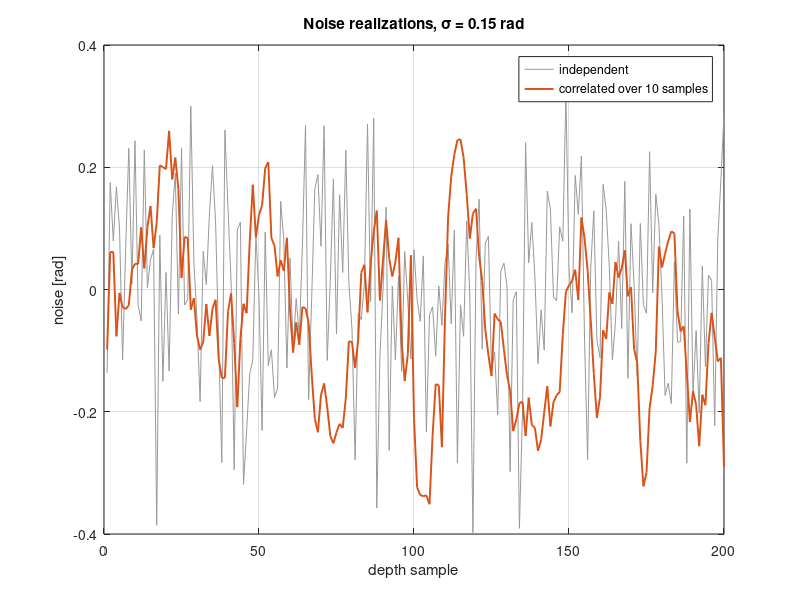

MATLAB code for this plot: (Note: this script raises an error after producing the figure.)
%% Lesson 3 - Generalized least squares: correlated noise
%
% Lessons 1 and 2 assumed each sample's noise is independent of its
% neighbours'. Coherence is estimated by averaging over a depth window,
% and neighbouring windows share samples, so their errors move together.
%
% The DATA COVARIANCE MATRIX C_d records the variance of each sample and
% the covariance of each pair. Weighted least squares is the case where
% C_d is diagonal.

clear; close all; rng(3);

%% 1. Correlated noise
% Draw independent noise and smooth it with a running average of L
% samples, as a multilook window does.
N     = 200;                          % depth samples
L     = 10;                           % samples per averaging window
sigma = 0.15;                         % phase noise per sample [rad]

white  = randn(N + L - 1, 1);
smooth = conv(white, ones(L,1)/sqrt(L), 'valid');     % running sum / sqrt(L)
% sqrt(L), not L, keeps each sample's sigma at 1: only the correlation
% differs from independent noise.
e_corr  = sigma * smooth;
e_indep = sigma * randn(N, 1);
[std(e_indep), std(e_corr)]           % the same size

figure('Name', 'Lesson 3a', 'Position', [100 100 900 320]);
plot(e_indep, 'Color', [0.6 0.6 0.6]); hold on;
plot(e_corr, 'LineWidth', 1.4);
xlabel('depth sample'); ylabel('noise [rad]'); grid on;
legend('independent', sprintf('correlated over %d samples', L));
title('Noise realizations, \sigma = 0.15 rad');

%% 2. The data covariance matrix C_d
% Diagonal: sigma^2. Off-diagonal: samples k apart share L-k of their L
% inputs, so their covariance is sigma^2 (1 - k/L), zero beyond k = L.
% toeplitz builds a matrix that depends only on |i-j|.
lag  = (0:N-1)';
rho  = max(0, 1 - lag/L);
C_d  = sigma^2 * toeplitz(rho);

C_d(1:6, 1:6) / sigma^2               % top corner, as correlations

% Check against simulation: each column of E is one noise realization.
Rsim = 20000;
E = sigma * conv2(randn(N + L - 1, Rsim), ones(L,1)/sqrt(L), 'valid');
C_emp = (E * E') / Rsim;
fprintf('formula vs simulated, lag 0..3: [%s] vs [%s]\n', ...
  sprintf('%.4f ', C_d(1,1:4)), sprintf('%.4f ', C_emp(50,50:53)));

%% 3. The problem: phase vs depth (lesson 2's model)
g = 0.3001;                          % rad/m per unit dlam
z = (1:N)' * 2;                      % 2 m spacing
m_true = [0.4; 0.05];                % [phi0; dlam]
G = [ones(N,1), g*z];

%% 4. Generalized least squares
% Lesson 2 had (G' W G) m = G' W d with W = 1/variance. For a full
% covariance, 1/variance becomes the inverse matrix:
%
%     (G' inv(C_d) G) m = G' inv(C_d) d,       C_M = inv(G' inv(C_d) G)
%
% With a diagonal C_d this is lesson 2. lscov(G, d, C_d) does it built in.

%% 5. Whitening
% chol gives a lower-triangular Lc with Lc*Lc' = C_d: the recipe that turns
% independent unit noise into this correlated noise. Lc\ undoes it.
Lc = chol(C_d, 'lower');
e_white = Lc \ e_corr;
fprintf('\nafter whitening: std %.2f (want 1), lag-1 correlation %.2f (want 0)\n', ...
  std(e_white), sum(e_white(1:end-1).*e_white(2:end))/sum(e_white.^2));

% Whiten G and d the same way, then ordinary least squares:
d = G*m_true + e_corr;
Gw = Lc \ G;
dw = Lc \ d;
m_gls   = Gw \ dw
m_lscov = lscov(G, d, C_d)                    % agrees
C_gls   = inv(Gw' * Gw);                      %#ok<MINV> = inv(G' inv(C_d) G)

%% 6. Three treatments, compared by Monte Carlo
% (a) IGNORE the correlation: diagonal C_d only
% (b) FULL GLS with the true C_d
% (c) INFLATE: keep a diagonal C_d but multiply each variance by L, the
%     number of correlated samples. This is what fabricGLS does through
%     opts.n_looks / n_indep_z instead of building an N x N matrix.
C_a = sigma^2 * inv(G'*G);                    %#ok<MINV> (a)'s claimed error bar
C_c = L * C_a;                                % (c)'s claimed error bar

R = 3000;
dl = zeros(R, 2);                             % columns: (a)=(c), (b)
Ecol = sigma * conv2(randn(N + L - 1, R), ones(L,1)/sqrt(L), 'valid');
for k = 1:R
  d_k = G*m_true + Ecol(:, k);
  ma = G \ d_k;                               % (a) and (c): same estimate
  mb = (Lc \ G) \ (Lc \ d_k);                 % (b)
  dl(k, :) = [ma(2), mb(2)];
end

rows = {'(a) ignore correlation', '(b) full GLS', '(c) inflate variance'};
meas = [std(dl(:,1)); std(dl(:,2)); std(dl(:,1))];
clm  = sqrt([C_a(2,2); C_gls(2,2); C_c(2,2)]);
disp(table(meas, clm, clm./meas, 'RowNames', rows, ...
  'VariableNames', {'measured_scatter', 'claimed_sigma', 'ratio'}))

%% 7. Plot
figure('Name', 'Lesson 3b', 'Position', [100 100 1100 380]);
subplot(1,2,1);
imagesc(C_d(1:40, 1:40) / sigma^2); axis image; colorbar;
xlabel('sample j'); ylabel('sample i');
title('C_d / \sigma^2 (first 40 samples)');

subplot(1,2,2);
b = bar([meas, clm]); grid on;
set(gca, 'XTickLabel', {'(a) ignore', '(b) full GLS', '(c) inflate'});
ylabel('\sigma of \Delta\lambda');
legend('measured', 'claimed', 'Location', 'northoutside', 'Orientation', 'horizontal');
title('\sigma of \Delta\lambda by method');

%% TAKEAWAYS
% - Correlated noise barely changes the estimate but, ignored, makes the
%   claimed sigma about sqrt(L) too small.
% - Full GLS: whiten with chol, then least squares.
% - Inflating a diagonal C_d gets the size of the error bar right without
%   an N x N matrix; fabricGLS does this.
% - fabricGLS once assumed that 4-channel synthesized azimuths were ~4
%   independent numbers; its test measured that inflation made the error
%   bars 2.4x too large, so the option is off. Measure, don't assume.
%
%% TRY THIS
% 1. Set L = 1. What happens to the three rows of the table?
% 2. Set L = 30. Does the sqrt(L) rule for (a) still hold?
% 3. Inflate by 4 instead of L in (c). How wrong is the error bar?
